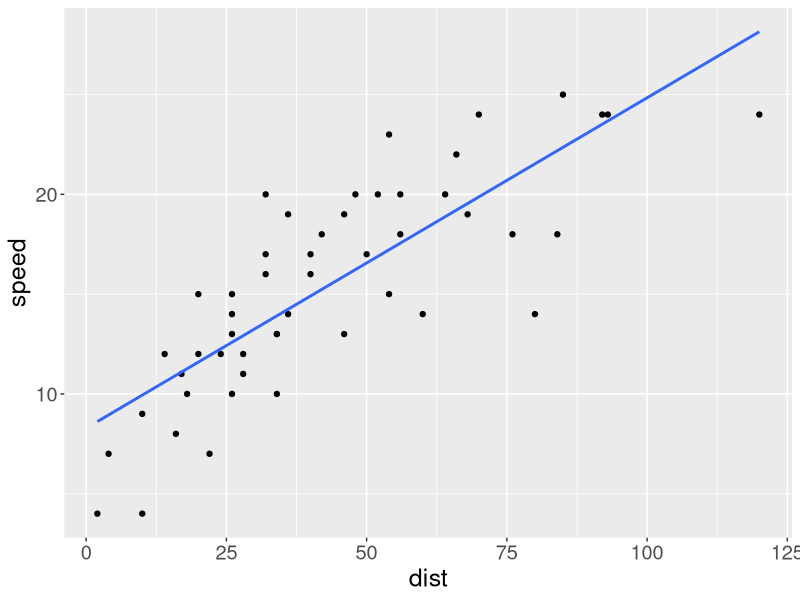
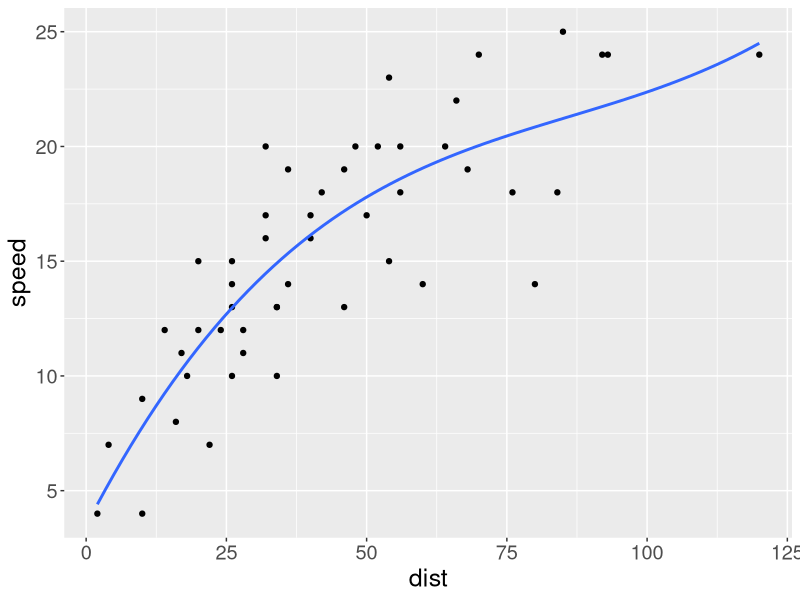
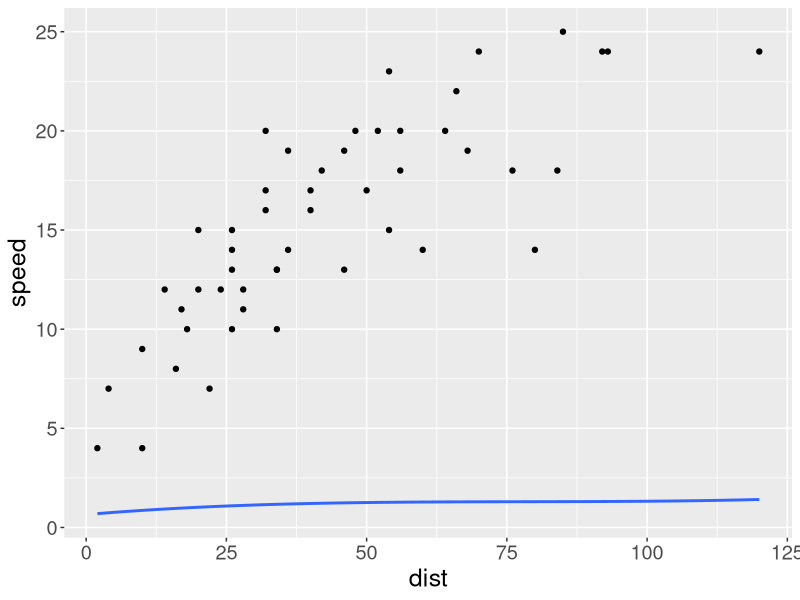
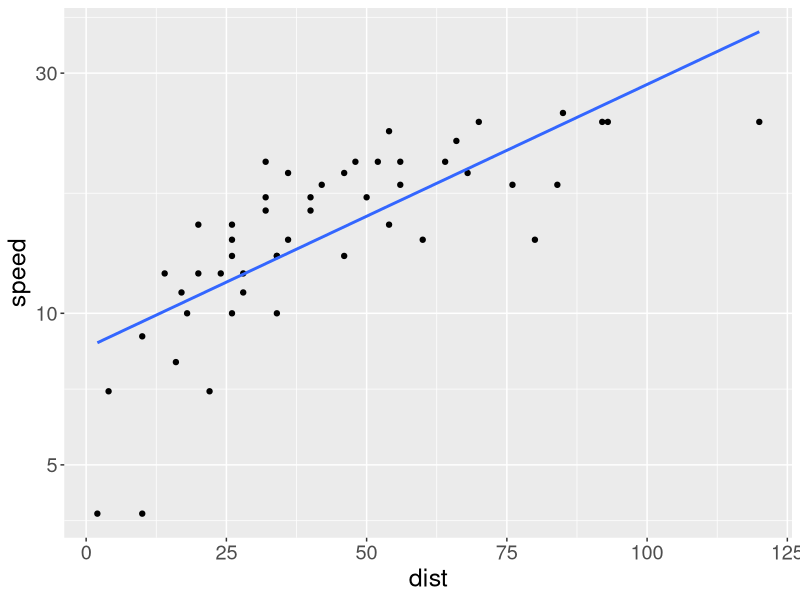

R code for these plots, in order:
## ---- chunk 1
knitr::opts_chunk$set(fig.align = "center",
                      fig.width = 10, 
                      fig.height = 4,
                      cache.path = "cache/",
                      cache = FALSE,
                      echo = TRUE)
library(tidyverse)
theme_set(theme(text = element_text(size = 18)))
## ---- chunk 2
ggplot(cars, aes(dist, speed)) + 
  geom_point() +
  geom_smooth(method = lm, se = FALSE, formula = y ~ x)
## ---- chunk 3
ggplot(cars, aes(dist, speed)) + 
  geom_point() +
  geom_smooth(method = lm, se = FALSE, formula = y ~ poly(x, 3))
## ---- chunk 4
ggplot(cars, aes(dist, speed)) + 
  geom_point() +
  geom_smooth(method = lm, se = FALSE, formula = log10(y) ~ poly(x, 3))
## ---- chunk 5
ggplot(cars, aes(dist, speed)) + 
  geom_point() +
  geom_smooth(method = lm, se = FALSE, formula = y ~ x) +
  scale_y_log10()
## ---- chunk 6

